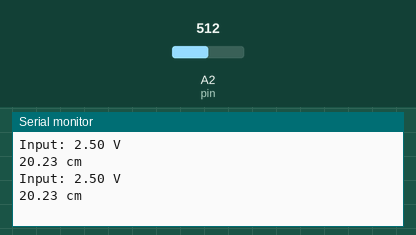
This sketch was run on a simulated Arduino Uno, built with avr-gcc and run on an emulated ATmega328P. Shown: the last lines printed to the serial monitor. Inputs (shaded band) come from the test bench; at power-on: A2 (pin) = 512.

Above: at 1.8 s.
1.9 s: A2 (pin) set to 716
At 2.5 s:
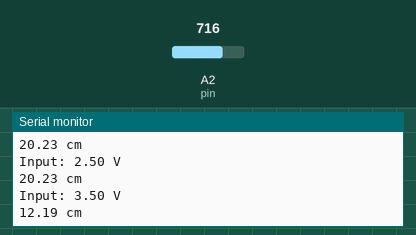
3.4 s: A2 (pin) set to 900
At 4.8 s:
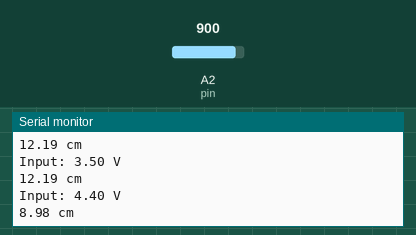
Timing chart, 0 to 6.4 s (numbered marks = the images above; inputs shaded):
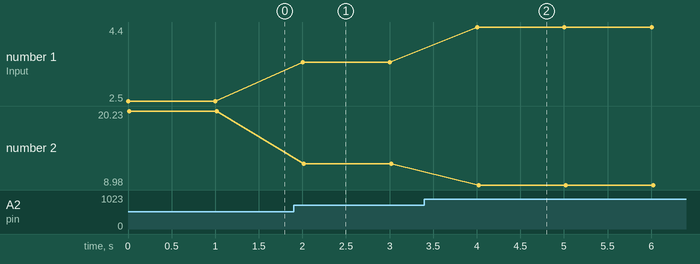

Measured:
- after the input at 1.9 s, the serial monitor: prints a new line after 0.10 s (image 1)
- after the input at 3.4 s, the serial monitor: prints a new line after 0.60 s (image 2)
- plotted number 1: 2.5 → 3.5 after the input at 1.9 s, 3.5 → 4.4 after the input at 3.4 s
- plotted number 2: 20.23 → 12.19 after the input at 1.9 s, 12.19 → 8.98 after the input at 3.4 s

The sketch:

Problem4_sharp.ino
```cpp
#include <math.h>

int pin = 2;

void setup() {
  Serial.begin(9600);
}

void loop() {
  double distance = getDistance();
Serial.print(distance);
Serial.println(" cm");
delay(1000);
}

//
double getDistance(){
  //8cm - 20cm
  double d;
  int RawADC = analogRead(pin);
  double Raw = (5.0/1023)*RawADC;
  Serial.print("Input: ");
  Serial.print(Raw);
  Serial.println(" V");
  if(Raw<=2.0){
    d = (Raw-0.25)/50;
  }
  else if(2.0<Raw<2.52){
    d = (Raw-0.99053)/30.59;
  }
  else if(Raw>=2.52){
    d = (Raw-1.7555)/15.29;
  }
  else{

  }
  return (1.0/d);
}
```
